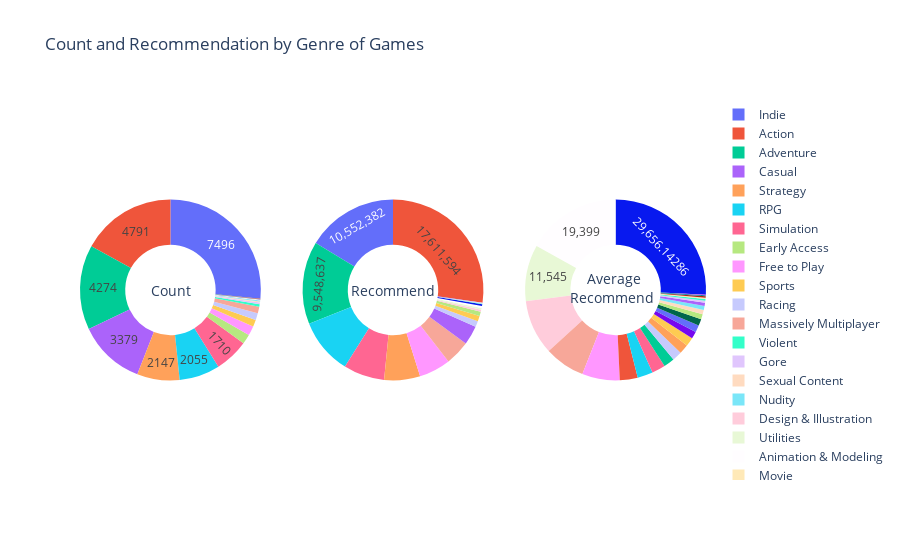

Notebook code for this chart:
### Code cell
labels = list(Genre_stat.index)
count = list(Genre_stat.Count)
total_r = list(Genre_stat["Total recommendations"])
avg_r = list(Genre_stat["Average Recommendation"])

# Create subplots: use 'domain' type for Pie subplot
fig = make_subplots(rows=1, cols=3, specs=[[{'type':'domain'}, {'type':'domain'}, {'type':'domain'}]])
fig.add_trace(go.Pie(labels=labels, values=count, name="Genre Count"),
              1, 1)
fig.add_trace(go.Pie(labels=labels, values=total_r, name="Total recommendations"),
              1, 2)
fig.add_trace(go.Pie(labels=labels, values=avg_r, name="Average Recommendation"),
              1, 3)
                        
# Use `hole` to create a donut-like pie chart
fig.update_traces(hole=.5, textposition='inside', hoverinfo="label+percent+value",textinfo='value')

fig.update_layout(
    title_text="Count and Recommendation by Genre of Games",
    uniformtext_minsize=12, uniformtext_mode='hide',
    # Add annotations in the center of the donut pies.
    annotations=[dict(text='Count', x=0.11, y=0.5, font_size=14, showarrow=False),
                 dict(text='Recommend', x=0.5, y=0.5, font_size=14, showarrow=False),
                 dict(text='Average', x=0.9, y=0.53, font_size=14, showarrow=False),
                 dict(text='Recommend', x=0.92, y=0.48, font_size=14, showarrow=False)])
fig.show()

### Figure 1 — Plotly figure (JSON) as saved in the notebook; plotly's stock layout.template omitted (floating-point values rounded to 4 significant figures)
{"data": [{"domain": {"x": [0, 0.2889], "y": [0, 1]}, "hole": 0.5, "hoverinfo": "label+percent+value", "labels": ["Indie", "Action", "Adventure", "Casual", "Strategy", "RPG", "Simulation", "Early Access", "Free to Play", "Sports", "Racing", "Massively Multiplayer", "Violent", "Gore", "Sexual Content", "Nudity", "Design & Illustration", "Utilities", "Animation & Modeling", "Movie", "Photo Editing", "Documentary", "Web Publishing", "Video Production", "Education", "Audio Production", "Short", "Episodic", "Game Development", "Software Training"], "name": "Genre Count", "textinfo": "value", "textposition": "inside", "type": "pie", "values": [7496, 4791, 4274, 3379, 2147, 2055, 1710, 498, 475, 348, 343, 341, 125, 84, 48, 47, 20, 19, 11, 11, 7, 6, 5, 4, 4, 3, 2, 2, 2, 1]}, {"domain": {"x": [0.3556, 0.6444], "y": [0, 1]}, "hole": 0.5, "hoverinfo": "label+percent+value", "labels": ["Indie", "Action", "Adventure", "Casual", "Strategy", "RPG", "Simulation", "Early Access", "Free to Play", "Sports", "Racing", "Massively Multiplayer", "Violent", "Gore", "Sexual Content", "Nudity", "Design & Illustration", "Utilities", "Animation & Modeling", "Movie", "Photo Editing", "Documentary", "Web Publishing", "Video Production", "Education", "Audio Production", "Short", "Episodic", "Game Development", "Software Training"], "name": "Total recommendations", "textinfo": "value", "textposition": "inside", "type": "pie", "values": [10552382, 17611594, 9548637, 2212479, 4150542, 6463734, 4741217, 510639, 3666340, 638325, 675436, 2836026, 42973, 33825, 41997, 40560, 224359, 219355, 213389, 3147, 207593, 1586, 6952, 5842, 0, 672, 0, 0, 143, 0]}, {"domain": {"x": [0.7111, 1], "y": [0, 1]}, "hole": 0.5, "hoverinfo": "label+percent+value", "labels": ["Indie", "Action", "Adventure", "Casual", "Strategy", "RPG", "Simulation", "Early Access", "Free to Play", "Sports", "Racing", "Massively Multiplayer", "Violent", "Gore", "Sexual Content", "Nudity", "Design & Illustration", "Utilities", "Animation & Modeling", "Movie", "Photo Editing", "Documentary", "Web Publishing", "Video Production", "Education", "Audio Production", "Short", "Episodic", "Game Development", "Software Training"], "name": "Average Recommendation", "textinfo": "value", "textposition": "inside", "type": "pie", "values": [1408.0, 3676.0, 2234.0, 654.8, 1933.0, 3145.0, 2773.0, 1025.0, 7719.0, 1834.0, 1969.0, 8317.0, 343.8, 402.7, 874.9, 863.0, 11220.0, 11545, 19399, 286.1, 29660.0, 264.3, 1390.0, 1460.0, 0, 224, 0, 0, 71.5, 0]}], "layout": {"annotations": [{"font": {"size": 14}, "showarrow": false, "text": "Count", "x": 0.11, "y": 0.5}, {"font": {"size": 14}, "showarrow": false, "text": "Recommend", "x": 0.5, "y": 0.5}, {"font": {"size": 14}, "showarrow": false, "text": "Average", "x": 0.9, "y": 0.53}, {"font": {"size": 14}, "showarrow": false, "text": "Recommend", "x": 0.92, "y": 0.48}], "title": {"text": "Count and Recommendation by Genre of Games"}, "uniformtext": {"minsize": 12, "mode": "hide"}}}
